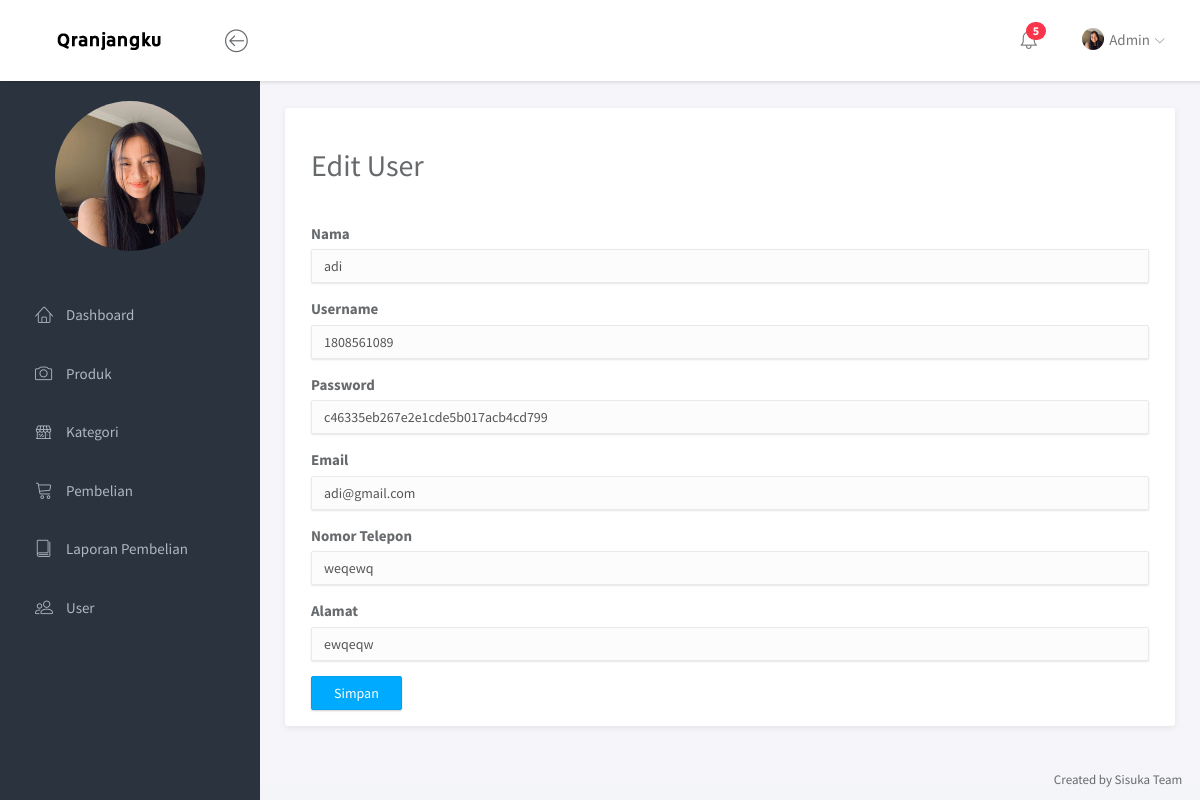
Screenshot of /admin/index.php?halaman=edituser&id=4 (signed in) with the database file from the repository.
### tables this page shows
CREATE TABLE `user` (
  `id_user` int(11) NOT NULL,
  `name` varchar(255) NOT NULL,
  `username` varchar(255) NOT NULL,
  `email` varchar(255) NOT NULL,
  `password` varchar(255) NOT NULL,
  `alamat_user` text NOT NULL,
  `tlp_user` varchar(50) NOT NULL,
  `level` varchar(20) NOT NULL
);

### admin/edituser.php (the view, shortened to what this page needs)
<div class="panel-headline">
    <div class="panel-heading">
        <h2>Edit User</h2>
    </div>
    <div class="panel-body">
        <?php $ambil = $db->query("SELECT * FROM user WHERE id_user='$_GET[id]'");
        $pecah = $ambil->fetch(PDO::FETCH_ASSOC); ?>
        <form method="post">
            <div class="form-group">
                <label for="nama_user">Nama</label>
                <input type="text" value="<?= $pecah['name'] ?>" class="form-control" name="nama">
            </div>
            <div class="form-group">
                <label for="username_user">Username</label>
                <input type="text" value="<?= $pecah['username'] ?>" class="form-control" name="username">
            </div>
            <div class="form-group">
                <label for="password_user">Password</label>
                <input type="text" value="<?= $pecah['password'] ?>" class="form-control" name="password">
            </div>
            <div class="form-group">
                <label for="email_user">Email</label>
                <input type="email" value="<?= $pecah['email'] ?>" class="form-control" name="email">
            </div>
            <div class="form-group">
                <label for="tlp_user">Nomor Telepon</label>
                <input type="text" value="<?= $pecah['tlp_user'] ?>" class="form-control" name="tlp">
            </div>
            <div class="form-group">
                <label for="alamat_user">Alamat</label>
                <input type="text" value="<?= $pecah['alamat_user'] ?>" class="form-control" name="alamat">
            </div>
            <button class="btn btn-primary" name="simpan">Simpan</button>
        </form>
    </div>
</div>

### admin/assets/css/main.css (style rules this page uses)
html { position: relative; min-height: 100%; }
body { background-color: #F3F5F8; font-family: "Source Sans Pro", sans-serif; font-size: 15px; color: #676a6d; }
.form-control { -moz-box-shadow: 0px 1px 2px 0 rgba(0, 0, 0, 0.1); -webkit-box-shadow: 0px 1px 2px 0 rgba(0, 0, 0, 0.1); box-shadow: 0px 1px 2px 0 rgba(0, 0, 0, 0.1); -webkit-border-radius: 2px; -moz-border-radius: 2px; border-radius: 2px; border-color: #eaeaea; background-color: #fcfcfc; }
.btn { -webkit-border-radius: 2px; -moz-border-radius: 2px; border-radius: 2px; -moz-box-shadow: 0px 1px 2px 0 rgba(0, 0, 0, 0.2); -webkit-box-shadow: 0px 1px 2px 0 rgba(0, 0, 0, 0.2); box-shadow: 0px 1px 2px 0 rgba(0, 0, 0, 0.2); padding: 6px 22px; }
.btn-primary { background-color: #00AAFF; border-color: #00a0f0; }
.panel .panel-heading, .panel .panel-body, .panel .panel-footer { padding-left: 25px; padding-right: 25px; }
.panel .panel-heading { padding-top: 20px; padding-bottom: 20px; position: relative; }
.panel .panel-body { padding-top: 10px; padding-bottom: 15px; }

### rows the page displays
user: nama "adi", username "1808561089", password "c46335eb267e2e1cde5b017acb4cd799", email "adi@gmail.com", tlp "weqewq", alamat "ewqeqw"
